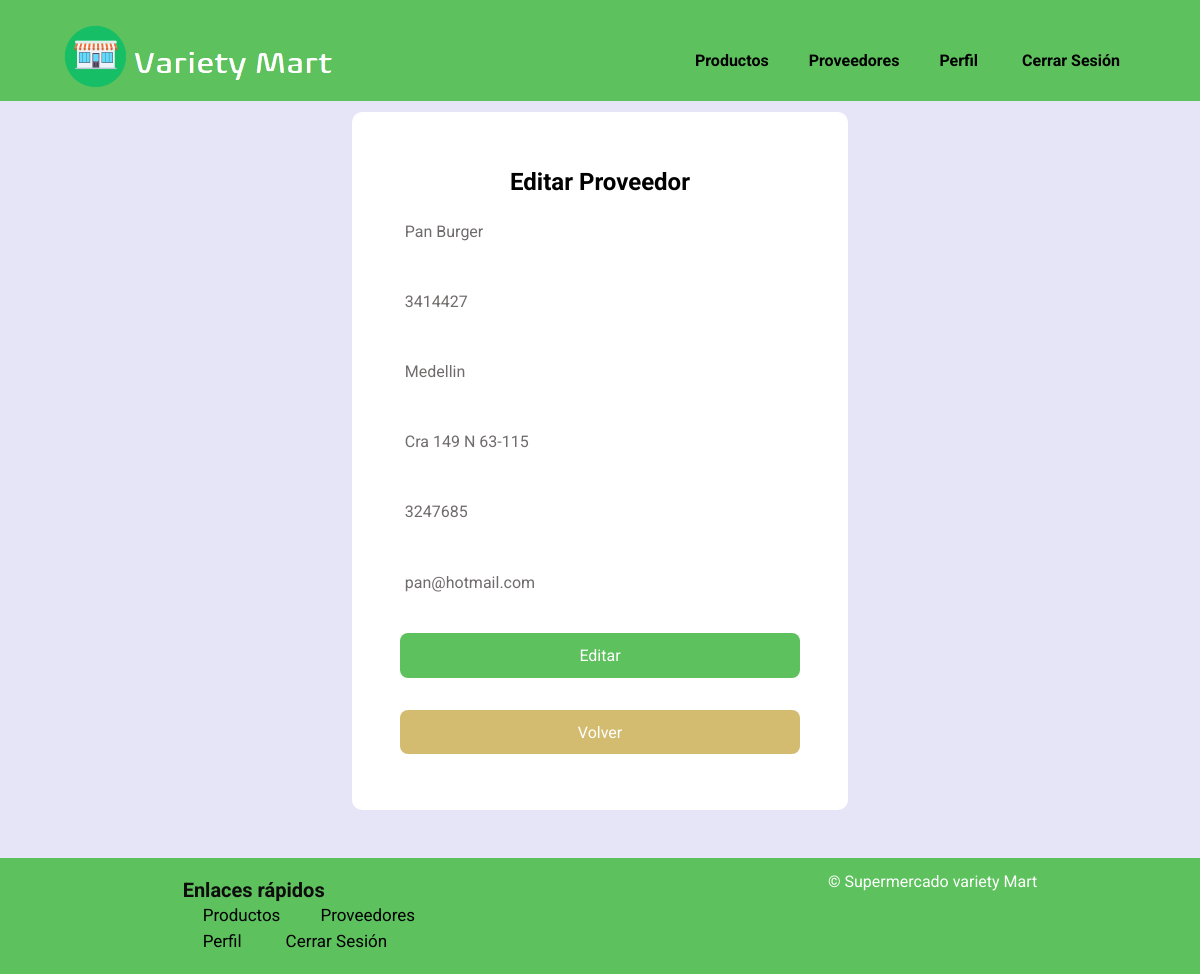
The page /vista/proveedor/editarproveedor.php?codigo=16 (signed in) on the database its author committed.
### tables this page shows
CREATE TABLE `proveedores` (
  `codigo` int(11) NOT NULL,
  `identificacion` bigint(20) NOT NULL,
  `nombre` varchar(100) NOT NULL,
  `ciudad` varchar(100) DEFAULT NULL,
  `direccion` varchar(100) DEFAULT NULL,
  `telefono` varchar(20) DEFAULT NULL,
  `email` varchar(100) DEFAULT NULL
);

### controlador/ControlProveedores.php (called while the page is built, shortened)
<?php
Class ControlProveedores{
    var $objModeloProveedores;
    function __construct($objModeloProveedores){
        $this->objModeloProveedores=$objModeloProveedores;
    }
    function consultar(){
        $codigo=$this->objModeloProveedores->getcodigo();
        $comandoSql="select * from proveedores where codigo='".$codigo."'";
        $objControlConexion=new ControlConexion();
        $objControlConexion->abrirBd("localhost", "root", "","varietymart");
        $recordSet=$objControlConexion->ejecutarSelect($comandoSql);
        return $recordSet->fetch_array(MYSQLI_BOTH);
    }
}
?>

### modelo/ModeloProveedores.php (called while the page is built, shortened)
<?php
	class ModeloProveedores{
		var $codigo;
		function __construct($codigo, $identificacion, $nombre, $ciudad, $direccion, $telefono, $email){
			$this->codigo=$codigo;
		}
		function getcodigo(){
			return $this->codigo;
        }
    }
?>

### controlador/ControlConexion.php (called while the page is built, shortened)
<?php
class ControlConexion{
	var $conn;
	function __construct(){
		$this->conn=null;
	}
    function abrirBd($servidor, $usuario, $password,$db){
    	try	{
			$this->conn = new mysqli($servidor, $usuario, $password, $db);
      	}
      	catch (Exception $e){
          	echo "ERROR AL | AL SERVIDOR ".$e->getMessage()."\n";
      	}
    }
	function ejecutarSelect($sql) {
			try	{
				$recordSet=$this->conn->query($sql);
				}
			catch (Exception $e) {
					echo " ERROR: ". $e->getMessage()."\n";
			  }
		return $recordSet;
			}
}
?>

### vista/proveedor/editarproveedor.php (the view, shortened to what this page needs)
<?php
if(isset($_SESSION["iniciarSesion"]) && $_SESSION["iniciarSesion"] == "ok" && $_SESSION["rolUsuario"] == 0){
    $rutaFooter = "../layout/footer2.php";
    $rutaHeader = "../layout/header2.php";
require_once '../../modelo/ModeloProveedores.php';
require_once '../../controlador/ControlProveedores.php';
require_once '../../controlador/ControlConexion.php';
$codigo = $_GET["codigo"];
$objModeloProveedores = new ModeloProveedores($codigo, "", "", "", "", "", "");
$objControlProveedores = new ControlProveedores($objModeloProveedores);
$datos = $objControlProveedores  -> consultar();
echo '<!DOCTYPE html>
<html lang="en">
<head>
<meta charset="UTF-8">
    <meta name="viewport" content="width=device-width, initial-scale=1.0">
    <link rel="stylesheet" href="../../assents/css/estilo.css">
    <link rel="stylesheet" href="../../assents/css/footer.css">
    <link rel="icon" href="../../assents/img/store.png">
    <link rel="stylesheet" href="../../assents/css/forms.css">
    <title>Editar Proveedor</title>
</head>
<body>';
if (file_exists($rutaHeader)) {
    include $rutaHeader;
}
    echo '<form action="" method="POST">
        <h2 class="form__title">Editar Proveedor</h2>
        <div class="container">
            <div>
                <input type="text" id="nombre" name="txtNombre" class="form__input" placeholder="Nombre/Razón Social" value="'.$datos["nombre"].'" required>
            </div>
            <div>
                <input type="text" id="identificacion" name="txtIdentificacion" class="form__input" placeholder="Cédula/NIT" value="'.$datos["identificacion"].'" required>
            </div>
            <div >
                <input type="text" id="ciudad" name="txtCiudad" class="form__input" placeholder="Ciudad" value="'.$datos["ciudad"].'" >
            </div>
            <div>
                <input type="text" id="direccion" name="txtDireccion" class="form__input" placeholder="Direccion" value="'.$datos["direccion"].'" >
            </div>
            <div>
                <input type="text" id="telefono" name="txtTelefono" class="form__input" placeholder="Telefono" value="'.$datos["telefono"].'" >
            </div>
            <div>
                <input type="text" id="email" name="txtEmail" class="form__input" placeholder="Correo Electrónico" value="'.$datos["email"].'" >
            </div>
            <input type="submit" class="boton" name="btnEditar" value="Editar">
            <a href="proveedor.php" <input type="submit" class="form__volver" name="" value="Volver">Volver</a>
        </div>
    </form>';
    if (file_exists($rutaFooter)) {
           include $rutaFooter;
    }
echo '</body>
</html>';
}else{
        echo '<script>
        window.location = "../../index.php";
        </script>';
}
?>

### assents/css/estilo.css (style rules this page uses)
* { margin: 0; padding: 0; font-family: 'Roboto', sans-serif; }
body { background-color: #e5e5f7; background-image: radial-gradient(#b0b2e1 0.5px, transparent 0.5px), radial-gradient(#b0b2e1 0.5px, #e5e5f7 0.5px); }
a { color: black; text-decoration: none; }

### assents/css/forms.css (style rules this page uses)
body, h1, form { margin: 0; padding: 0; }
body { background-color: #dee7df; font-family: Arial, sans-serif; }
form { background-color: #fff; margin: 7em auto 3em auto; width: 90%; max-width: 400px; padding: 3.5em 3em; border-radius: 10px; text-align: center; box-shadow: 0 5px 10px --5px rgba(0 0 0 /30%); }
.container { margin-top: 1em; display: grid; gap: 2em; }
.form__input { width: 100%; background: none; color: #706c6c; font-size: 1rem; border-bottom: 1px solid #5757577e; font-family: 'Roboto', sans-serif; padding: .6em .3em; border: 1px #5757577e; }
::placeholder { color: gray; font-size: 1.2em; }
.boton { background-color: rgb(93, 193, 93); color: #fff; font-size: 1rem; padding: .8em 0; border: none; border-radius: .5em; cursor: pointer; }
.form__volver { background-color: rgb(211, 188, 112); color: #fff; font-size: 1rem; padding: .8em 0; border: none; border-radius: .5em; cursor: pointer; }

### rows shown on the page
proveedores: txtNombre "Pan Burger", txtIdentificacion "3414427", txtCiudad "Medellin", txtDireccion "Cra 149 N 63-115", txtTelefono "3247685", txtEmail "pan@hotmail.com"
